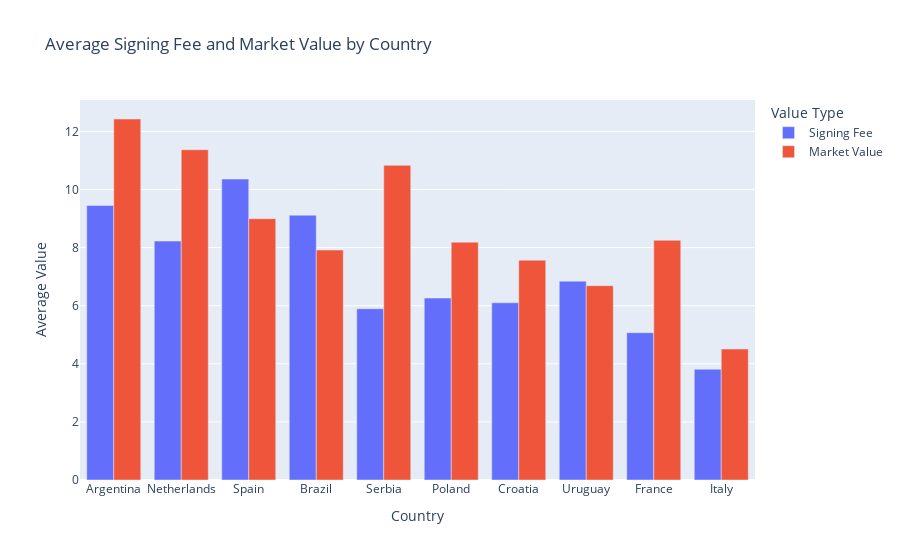

Write notebook code for a chart like this one.
### Markdown cell above
## Country Analysis

### Code cell
plots.valuation_plot('country')

### Figure 1 — Plotly figure (JSON) as saved in the notebook; plotly's stock layout.template omitted (floating-point values rounded to 4 significant figures)
{"data": [{"name": "Signing Fee", "type": "bar", "x": ["Spain", "Argentina", "Brazil", "Netherlands", "Uruguay", "Poland", "Croatia", "Serbia", "France", "Italy"], "xaxis": "x", "y": [10.36, 9.452, 9.116, 8.226, 6.846, 6.263, 6.101, 5.895, 5.072, 3.812], "yaxis": "y"}, {"name": "Market Value", "type": "bar", "x": ["Spain", "Argentina", "Brazil", "Netherlands", "Uruguay", "Poland", "Croatia", "Serbia", "France", "Italy"], "xaxis": "x", "y": [8.996, 12.43, 7.918, 11.37, 6.69, 8.187, 7.568, 10.83, 8.253, 4.509], "yaxis": "y"}], "layout": {"barmode": "group", "legend": {"title": {"text": "Value Type"}}, "title": {"text": "Average Signing Fee and Market Value by Country"}, "xaxis": {"anchor": "y", "categoryorder": "total descending", "domain": [0, 1], "title": {"text": "Country"}}, "yaxis": {"anchor": "x", "domain": [0, 1], "title": {"text": "Average Value"}}}}
